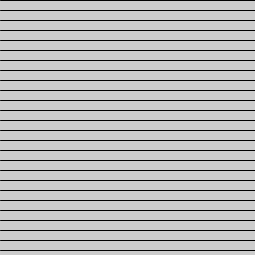
Frame 1 (no input)
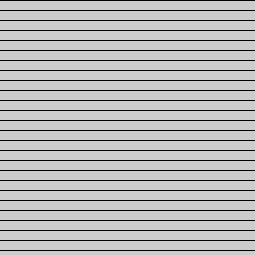
Frame 60 (the mouse pressed at the canvas centre just before this capture)
Frame 120 (the mouse held since frame 60 and released just before this capture): identical to frame 60, image omitted

The Processing sketch that drew these frames (run headless with seeded random() and noise(); from frame 60 on, the mouse is pressed at the canvas centre):

// Processing sketch: processing_169172
// ── processing_169172.pde

void setup () {
  
  size(255,255); 
    
}

void draw () {
    
for (int i=0; i<height; i = i + 10) { 
    stroke(0,0,0); 
    line(0, i, width, i); 

 } 
}
